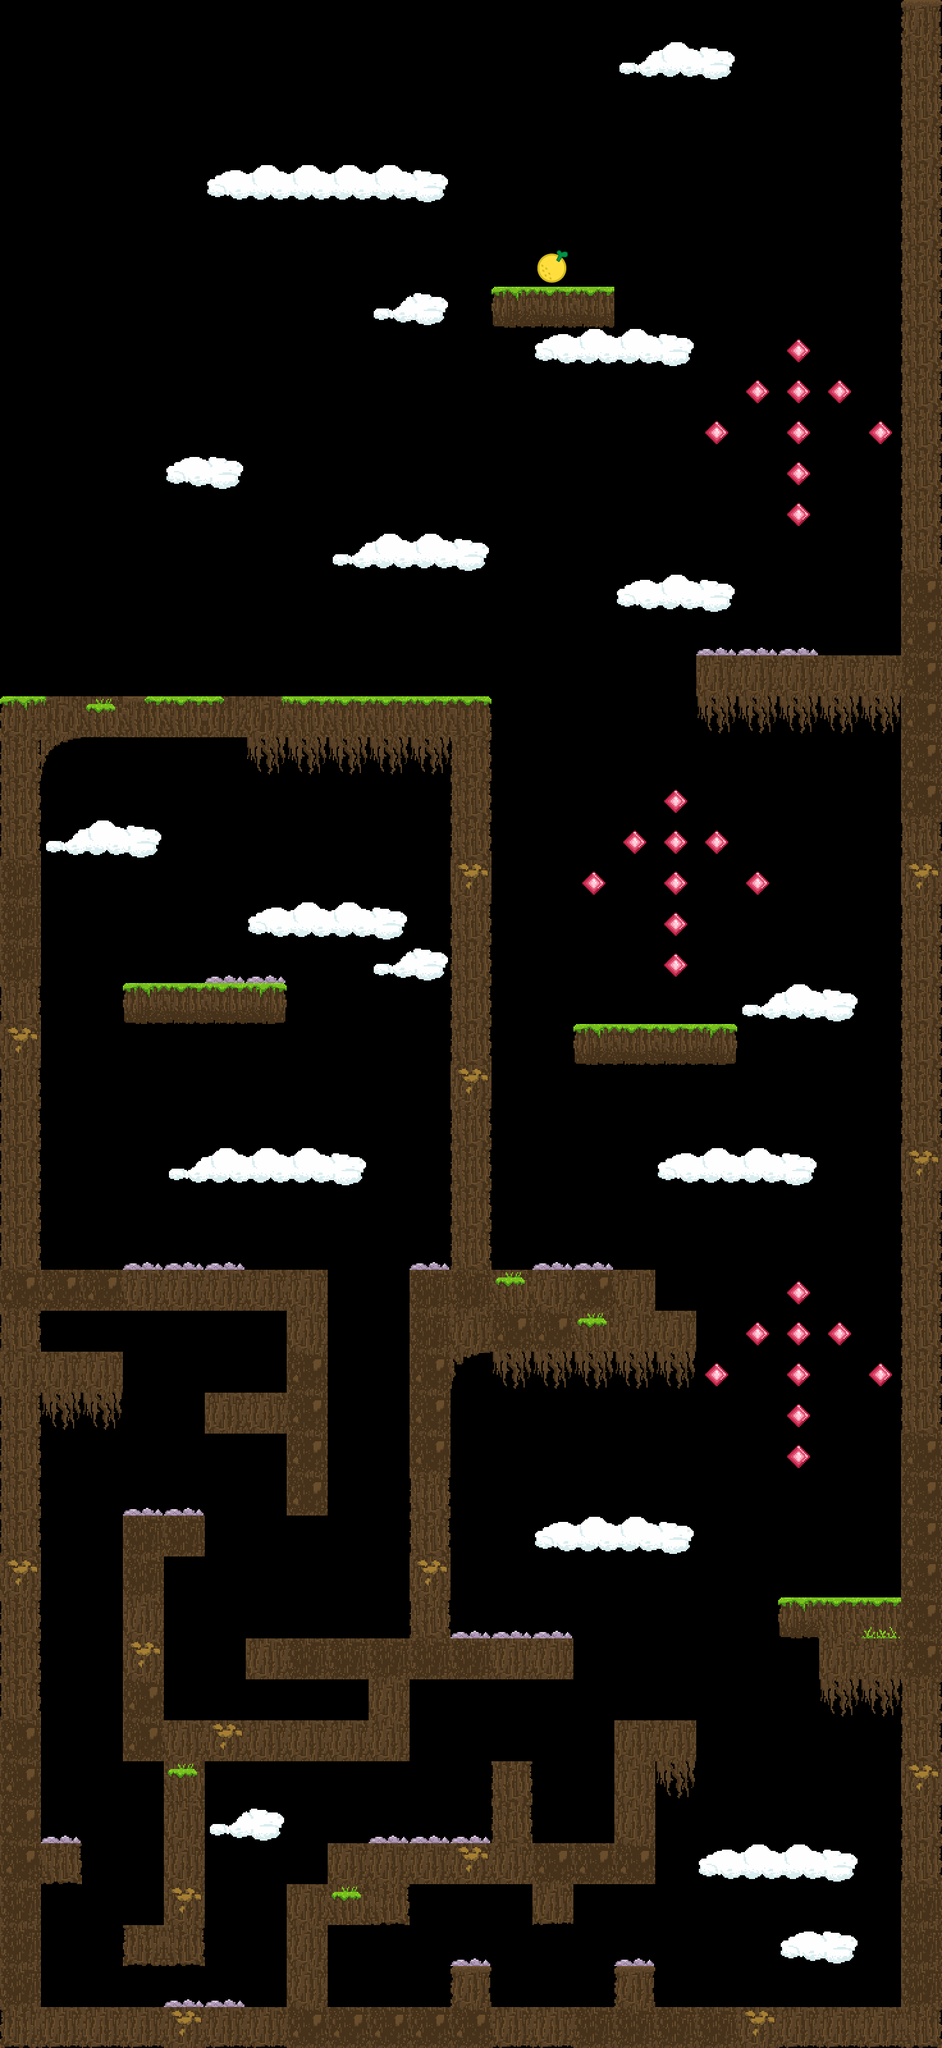

A 2D game scene composited from a Tiled map and its tileset images. What follows is a short description and the map's XML, with each tile layer's data collapsed to a summary:
An orthogonal 23x50 tile map with 64x64 px tiles, 2 tile layers (map, background), 2 tilesets and 44 objects (3x powerup, start, end).

<map version="1.0.0" orientation="orthogonal" renderorder="right-down" width="23" height="50" tilewidth="64" tileheight="64" nextobjectid="63">
 <tileset firstgid="1" name="Tiles_64x64" tilewidth="64" tileheight="64" tilecount="64" columns="8">
  <image source="../tilesets/Tiles_64x64.png" width="512" height="512" />
 </tileset>
 <tileset firstgid="65" name="endTile" tilewidth="64" tileheight="64" tilecount="1" columns="1">
  <image source="../tilesets/endTile.png" width="65" height="65" />
 </tileset>
 <layer name="map" width="23" height="50">
  <data>[1150 cells, 237 non-empty, 21 distinct tile ids]</data>
 </layer>
 <objectgroup name="positions">
  <object id="38" name="start" x="264" y="1464" width="64" height="64" />
  <object id="41" name="end" x="828" y="384" width="64" height="64" />
 </objectgroup>
 <objectgroup name="objects">
  <object id="42" type="powerup" x="528.727" y="3027.21" width="54.5455" height="57.5758">
   <properties>
    <property name="class" value="jump" />
   </properties>
  </object>
  <object id="53" type="powerup" x="348.727" y="2091.21" width="54.5455" height="57.5758">
   <properties>
    <property name="class" value="jump" />
   </properties>
  </object>
  <object id="54" type="powerup" x="420.727" y="2623.21" width="54.5455" height="57.5758">
   <properties>
    <property name="class" value="jump" />
   </properties>
  </object>
 </objectgroup>
 <objectgroup name="ground">
  <object id="1" x="0" y="1088" width="64" height="2112" />
  <object id="2" x="1408" y="2492" width="64" height="708" />
  <object id="3" x="64" y="3136" width="1344" height="64" />
  <object id="6" x="1280" y="2496" width="128" height="128" />
  <object id="7" x="64" y="2880" width="68" height="64" />
  <object id="8" x="256" y="2756" width="64" height="308" />
  <object id="9" x="960" y="3072" width="64" height="64" />
  <object id="10" x="704" y="3064" width="64" height="72" />
  <object id="11" x="576" y="2944" width="64" height="72" />
  <object id="12" x="832" y="2944" width="64" height="64" />
  <object id="13" x="448" y="2952" width="64" height="184" />
  <object id="14" x="512" y="2880" width="512" height="64" />
  <object id="15" x="960" y="2688" width="64" height="192" />
  <object id="16" x="1024" y="2688" width="64" height="64" />
  <object id="17" x="768" y="2752" width="64" height="128" />
  <object id="18" x="576" y="2624" width="64" height="128" />
  <object id="20" x="384" y="2560" width="512" height="48" />
  <object id="21" x="192" y="2368" width="64" height="384" />
  <object id="22" x="256" y="2368" width="64" height="64" />
  <object id="23" x="64" y="2112" width="128" height="64" />
  <object id="24" x="320" y="2176" width="128" height="64" />
  <object id="26" x="64" y="1984" width="384" height="64" />
  <object id="27" x="640" y="1984" width="64" height="572" />
  <object id="28" x="768" y="1984" width="256" height="64" />
  <object id="30" x="704" y="1152" width="64" height="896" />
  <object id="32" x="64" y="1088" width="704" height="64" />
  <object id="33" x="192" y="1536" width="256" height="64" />
  <object id="34" x="1088" y="1024" width="192" height="64" />
  <object id="35" x="896" y="1600" width="192" height="64" />
  <object id="36" x="764" y="450" width="196" height="64" />
  <object id="40" x="256" y="2688" width="320" height="64" />
  <object id="45" x="448" y="1984" width="64" height="384" />
  <object id="46" x="192" y="3008" width="64" height="56" />
  <object id="55" x="704" y="2048" width="384" height="64" />
  <object id="56" x="512" y="2944" width="64" height="64" />
  <object id="58" x="1216" y="2496" width="64" height="64" />
  <object id="60" x="1408" y="0" width="64" height="2496" />
  <object id="61" x="1280" y="1024" width="128" height="64" />
  <object id="62" x="1088" y="1600" width="64" height="64" />
 </objectgroup>
 <layer name="background" width="23" height="50">
  <data>[1150 cells, 144 non-empty, 11 distinct tile ids]</data>
 </layer>
</map>
